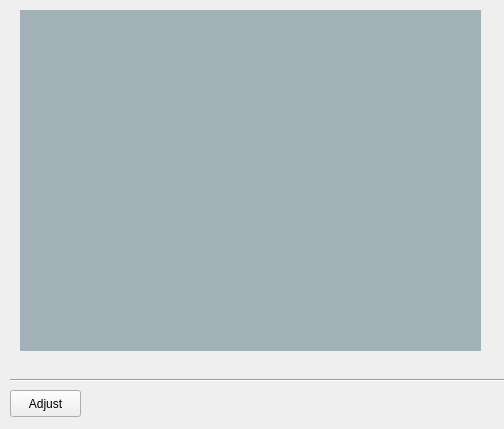
<?xml version="1.0" encoding="UTF-8"?>
<ui version="4.0">
 <class>MainWindow</class>
 <widget class="QWidget" name="MainWindow">
  <property name="geometry">
   <rect>
    <x>0</x>
    <y>0</y>
    <width>504</width>
    <height>429</height>
   </rect>
  </property>
  <property name="minimumSize">
   <size>
    <width>0</width>
    <height>0</height>
   </size>
  </property>
  <property name="windowTitle">
   <string>MainWindow</string>
  </property>
  <widget class="QPushButton" name="adjustButton">
   <property name="geometry">
    <rect>
     <x>10</x>
     <y>390</y>
     <width>71</width>
     <height>27</height>
    </rect>
   </property>
   <property name="text">
    <string>Adjust</string>
   </property>
   <property name="flat">
    <bool>false</bool>
   </property>
  </widget>
  <widget class="Line" name="line">
   <property name="geometry">
    <rect>
     <x>10</x>
     <y>370</y>
     <width>581</width>
     <height>20</height>
    </rect>
   </property>
   <property name="orientation">
    <enum>Qt::Horizontal</enum>
   </property>
  </widget>
  <widget class="QWidget" name="widget" native="true">
   <property name="geometry">
    <rect>
     <x>20</x>
     <y>10</y>
     <width>461</width>
     <height>341</height>
    </rect>
   </property>
   <property name="styleSheet">
    <string notr="true">background:rgb(162, 177, 184);</string>
   </property>
  </widget>
 </widget>
 <layoutdefault spacing="6" margin="11"/>
 <resources/>
 <connections/>
</ui>
